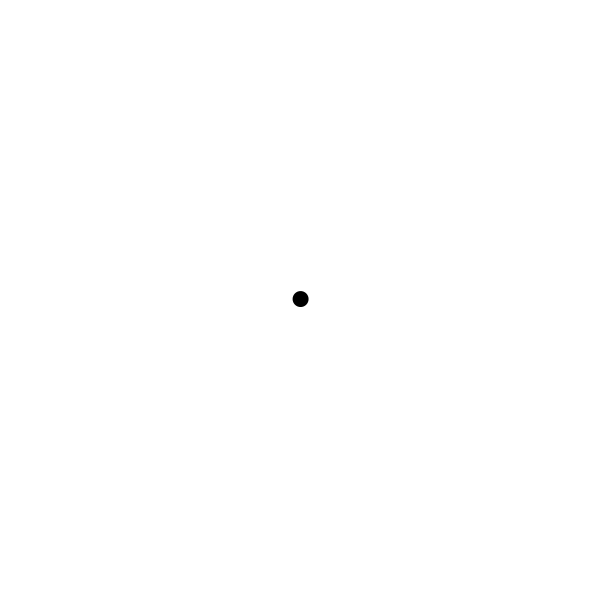
Frame 1 (no input)
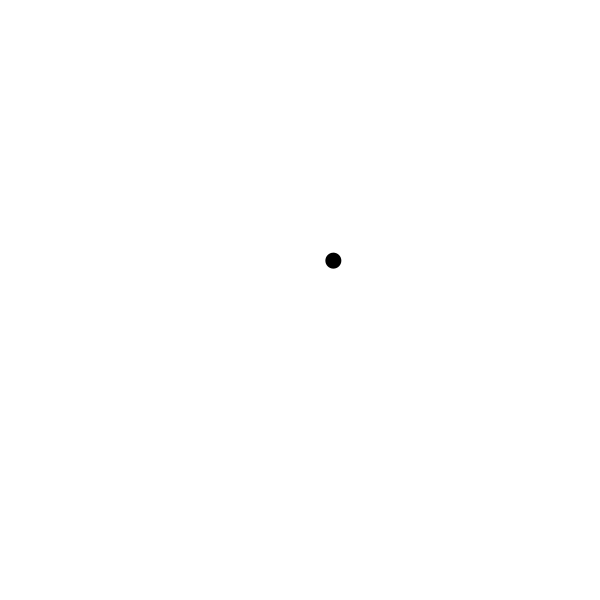
Frame 60 (the mouse pressed at the canvas centre just before this capture)
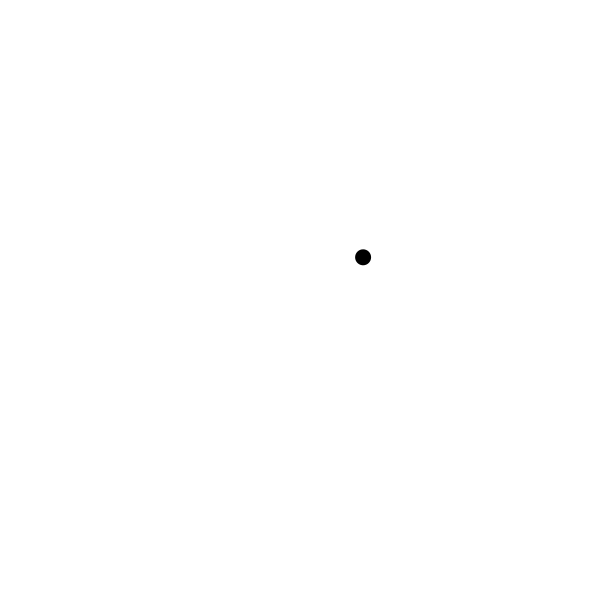
Frame 120 (the mouse held since frame 60 and released just before this capture)

The Processing sketch that drew these frames (run headless with seeded random() and noise(); from frame 60 on, the mouse is pressed at the canvas centre):

// Processing sketch: vl4_10_acceleration
// ── vl4_10_acceleration.pde
Mover m;

void setup() {
  size(600, 600);
  m = new Mover();
}

void draw() {
  background(255);
  m.update();
  m.checkEdges();
  m.display();
}

class Mover {
 
  PVector location;
  PVector velocity;
  PVector acceleration;
  float topspeed;
  
  Mover() {
    location = new PVector(width/2,height/2);
    velocity = new PVector(random(-2,2),random(-2,2));
    acceleration = new PVector(-0.001,0.01);
    topspeed = 4;
  }
  
 void update() {
   velocity.add(acceleration);
   velocity.limit(10);
   velocity.limit(topspeed);
   location.add(velocity);
  }
 
  void display() {
    noStroke();
    fill(0);
    ellipse(location.x,location.y,16,16);
  }
  
  
  
 
 void checkEdges() {
    if (location.x > width) {
      location.x = 0;
    } else if (location.x < 0) {
      location.x = width;
    }
 
    if (location.y > height) {
      location.y = 0;
    } else if (location.y < 0) {
      location.y = height;
    }
 
  }
}
